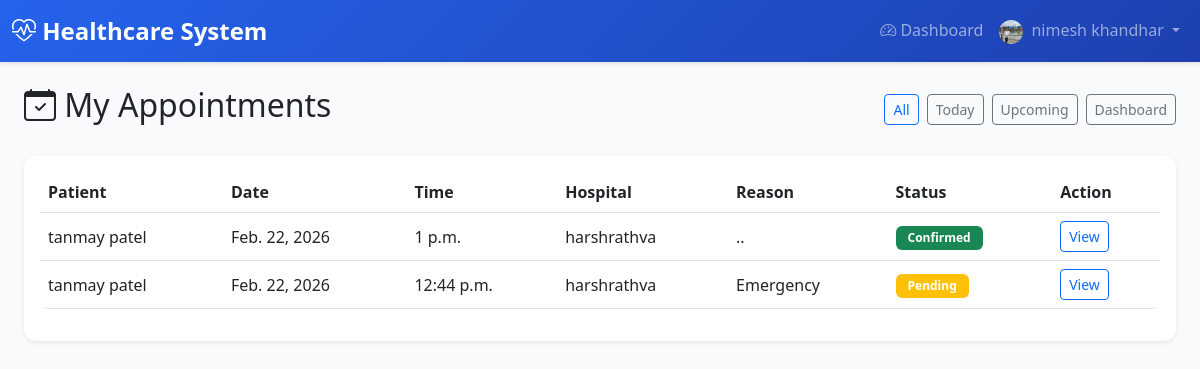
Screenshot of /doctors/dashboard/appointments/ (signed in) with the database file from the repository.
### accounts/models.py (models this page shows, shortened)
class User(AbstractUser):
    email = models.EmailField(unique=True)
    ROLE_CHOICES = [
        ('ADMIN', 'Admin'),
        ('DOCTOR', 'Doctor'),
        ('PATIENT', 'Patient'),
        ('HOSPITAL', 'Hospital'),
        ('HOSPITAL_ADMIN', 'Hospital Admin'),
    ]
    role = models.CharField(max_length=20, choices=ROLE_CHOICES, default='PATIENT')
    is_approved = models.BooleanField(default=False)  # For Doctor and Hospital approval
    phone_number = models.CharField(max_length=15, blank=True)
    address = models.TextField(blank=True)
    profile_picture = models.ImageField(upload_to='user_profiles/', blank=True, null=True)
    created_at = models.DateTimeField(auto_now_add=True)
    updated_at = models.DateTimeField(auto_now=True)
    class Meta:
        db_table = 'users'
        verbose_name = 'User'
        verbose_name_plural = 'Users'

### appointments/models.py (models this page shows, shortened)
class Appointment(models.Model):
    STATUS_CHOICES = [
        ('PENDING', 'Pending'),
        ('CONFIRMED', 'Confirmed'),
        ('CANCELLED', 'Cancelled'),
        ('COMPLETED', 'Completed'),
        ('RESCHEDULED', 'Rescheduled'),
    ]
    patient = models.ForeignKey(
        settings.AUTH_USER_MODEL,
        on_delete=models.CASCADE,
        related_name='patient_appointments',
        limit_choices_to={'role': 'PATIENT'}
    )
    doctor = models.ForeignKey(
        settings.AUTH_USER_MODEL,
        on_delete=models.CASCADE,
        related_name='doctor_appointments',
        limit_choices_to={'role': 'DOCTOR'}
    )
    hospital = models.ForeignKey(
        'hospitals.Hospital',
        on_delete=models.CASCADE,
        related_name='appointments',
        null=True,
        blank=True
    )
    appointment_date = models.DateField()
    appointment_time = models.TimeField()
    status = models.CharField(max_length=20, choices=STATUS_CHOICES, default='PENDING')
    is_emergency = models.BooleanField(default=False)
    reason = models.TextField(help_text="Reason for appointment")
    notes = models.TextField(blank=True, help_text="Additional notes")
    prescription = models.TextField(blank=True, help_text="Prescription details")
    created_at = models.DateTimeField(auto_now_add=True)
    updated_at = models.DateTimeField(auto_now=True)
    class Meta:
        db_table = 'appointments'
        verbose_name = 'Appointment'
        verbose_name_plural = 'Appointments'
        ordering = ['-appointment_date', '-appointment_time']

### hospitals/models.py (models this page shows, shortened)
class Hospital(models.Model):
    user = models.OneToOneField(
        settings.AUTH_USER_MODEL,
        on_delete=models.CASCADE,
        related_name='hospital_profile'
    )
    name = models.CharField(max_length=200)
    registration_number = models.CharField(max_length=50, unique=True)
    address = models.TextField(blank=True)
    city = models.CharField(max_length=100, blank=True)
    state = models.CharField(max_length=100, blank=True)
    zip_code = models.CharField(max_length=10, blank=True)
    phone = models.CharField(max_length=15, blank=True)
    email = models.EmailField(blank=True)
    website = models.URLField(blank=True)
    description = models.TextField(blank=True)
    facilities = models.TextField(blank=True, help_text="Departments - comma separated")
    total_beds = models.PositiveIntegerField(default=0)
    available_beds = models.PositiveIntegerField(default=0)  # Kept for migration; use available_beds_count for dynamic
    logo = models.ImageField(upload_to='hospital_logos/', blank=True, null=True)
    verification_document = models.FileField(upload_to='hospital_verifications/', blank=True, null=True, help_text="Upload registration certificate or license for verification")
    created_at = models.DateTimeField(auto_now_add=True)
    updated_at = models.DateTimeField(auto_now=True)
    class Meta:
        db_table = 'hospitals'
        verbose_name = 'Hospital'
        verbose_name_plural = 'Hospitals'
        ordering = ['name']
    @property
    def available_beds_count(self):
        """Dynamically calculated: total_beds - occupied (do not edit; set total_beds only)"""
        return max(0, self.total_beds - self.occupied_beds_count)
    def get_available_beds_display(self):
        """For admin list_display (avoids property in admin)"""
        return self.available_beds_count
    get_available_beds_display.short_description = 'Available beds'

### doctors/views.py (the view)
# urls.py: path('dashboard/appointments/', views.DoctorAppointmentListView.as_view(), name='doctor_appointment_list'),
class DoctorAppointmentListView(DoctorRequiredMixin, ListView):
    template_name = 'doctors/doctor_appointment_list.html'
    context_object_name = 'appointments'
    paginate_by = 15
    def get_queryset(self):
        today = timezone.now().date()
        qs = Appointment.objects.filter(doctor=self.request.user).select_related('patient', 'hospital').order_by('-appointment_date', '-appointment_time')
        f = self.request.GET.get('filter', '')
        if f == 'today':
            qs = qs.filter(appointment_date=today)
        elif f == 'upcoming':
            qs = qs.filter(appointment_date__gte=today, status__in=['PENDING', 'CONFIRMED'])
        return qs
    def get_context_data(self, **kwargs):
        context = super().get_context_data(**kwargs)
        context['filter'] = self.request.GET.get('filter', '')
        return context

### accounts/mixins.py (called while the page is built)
    def dispatch(self, request, *args, **kwargs):
        if not request.user.is_authenticated:
            return self.handle_no_permission()
        if not request.user.is_active:
            from django.contrib.auth import logout
            logout(request)
            messages.error(request, 'Your account has been blocked. Please contact the administrator.')
            return redirect('accounts:login')
        if request.user.role not in self.allowed_roles:
            messages.error(request, "You don't have permission to access this page.")
            return redirect('accounts:dashboard_redirect')
        return super().dispatch(request, *args, **kwargs)

    def dispatch(self, request, *args, **kwargs):
        result = super().dispatch(request, *args, **kwargs)
        if request.user.is_authenticated and getattr(request.user, 'role', None) != 'DOCTOR':
            messages.error(request, "You don't have permission to access this page.")
            return redirect('accounts:dashboard_redirect')
        if request.user.is_authenticated and not getattr(request.user, 'is_approved', True):
            messages.warning(request, "Your account is pending approval. Please wait for admin approval.")
            return redirect('accounts:dashboard_redirect')
        return result

### templates/doctors/doctor_appointment_list.html (shortened to what this page needs)
{% extends 'base.html' %}
{% block content %}
<div class="container-fluid">
    <div class="d-flex justify-content-between align-items-center mb-4 flex-wrap gap-2">
        <h2><i class="bi bi-calendar-check"></i> My Appointments</h2>
        <div class="d-flex gap-2">
            <a href="{% url 'doctors:doctor_appointment_list' %}" class="btn btn-outline-{% if not filter %}primary{% else %}secondary{% endif %} btn-sm">All</a>
            <a href="{% url 'doctors:doctor_appointment_list' %}?filter=today" class="btn btn-outline-{% if filter == 'today' %}primary{% else %}secondary{% endif %} btn-sm">Today</a>
            <a href="{% url 'doctors:doctor_appointment_list' %}?filter=upcoming" class="btn btn-outline-{% if filter == 'upcoming' %}primary{% else %}secondary{% endif %} btn-sm">Upcoming</a>
            <a href="{% url 'accounts:doctor_dashboard' %}" class="btn btn-outline-secondary btn-sm">Dashboard</a>
        </div>
    </div>
    <div class="card shadow-sm">
        <div class="card-body">
            {% if appointments %}
            <div class="table-responsive">
                <table class="table table-hover align-middle">
                    <thead>
                        <tr>
                            <th>Patient</th>
                            <th>Date</th>
                            <th>Time</th>
                            <th>Hospital</th>
                            <th>Reason</th>
                            <th>Status</th>
                            <th>Action</th>
                        </tr>
                    </thead>
                    <tbody>
                        {% for apt in appointments %}
                        <tr>
                            <td>{{ apt.patient.get_full_name|default:apt.patient.username }}</td>
                            <td>{{ apt.appointment_date }}</td>
                            <td>{{ apt.appointment_time }}</td>
                            <td>{{ apt.hospital.name|default:"—" }}</td>
                            <td>{{ apt.reason|truncatewords:10 }}</td>
                            <td>
                                <span class="badge bg-{% if apt.status == 'CONFIRMED' %}success{% elif apt.status == 'PENDING' %}warning{% elif apt.status == 'COMPLETED' %}info{% else %}secondary{% endif %}">
                                    {{ apt.get_status_display }}
                                </span>
                            </td>
                            <td><a href="{% url 'doctors:doctor_appointment_detail' apt.pk %}" class="btn btn-sm btn-outline-primary">View</a></td>
                        </tr>
                        {% endfor %}
                    </tbody>
                </table>
            </div>
            {% else %}
            <p class="text-muted mb-0">No appointments found.</p>
            {% endif %}
        </div>
    </div>
</div>
{% endblock %}

### templates/base.html (shortened to what this page needs)
<!DOCTYPE html>
<html lang="en">
<head>
    <link href="https://cdn.jsdelivr.net/npm/bootstrap@5.3.0/dist/css/bootstrap.min.css" rel="stylesheet">
    <link rel="stylesheet" href="https://cdn.jsdelivr.net/npm/bootstrap-icons@1.11.0/font/bootstrap-icons.css">
</head>
<body>
    {% if user.is_authenticated %}
    <nav class="navbar navbar-expand-lg navbar-dark">
        <div class="container-fluid">
            <a class="navbar-brand" href="{% url 'accounts:dashboard_redirect' %}">
                <i class="bi bi-heart-pulse"></i> Healthcare System
            </a>
            <div class="collapse navbar-collapse" id="navbarNav">
                <ul class="navbar-nav ms-auto">
                    <li class="nav-item">
                        <a class="nav-link" href="{% url 'accounts:dashboard_redirect' %}">
                            <i class="bi bi-speedometer2"></i> Dashboard
                        </a>
                    </li>
                    <li class="nav-item dropdown">
                        <a class="nav-link dropdown-toggle" href="#" id="navbarDropdown" role="button" data-bs-toggle="dropdown">
                            {% if user.profile_picture %}
                            <img src="{{ user.profile_picture.url }}" alt="Profile" class="rounded-circle me-1" style="width: 24px; height: 24px; object-fit: cover;">
                            {% else %}
                            <i class="bi bi-person-circle"></i>
                            {% endif %}
                            {{ user.get_full_name|default:user.username }}
                        </a>
                    </li>
                </ul>
            </div>
        </div>
    </nav>
    {% endif %}
    <div class="container-fluid mt-4">
        {% block content %}{% endblock %}
    </div>
</body>
</html>

### templates/base.html (style rules this page uses)
:root { --primary-color: #2563eb; --secondary-color: #64748b; --success-color: #10b981; --danger-color: #ef4444; --warning-color: #f59e0b; --info-color: #3b82f6; }
body { font-family: 'Segoe UI', Tahoma, Geneva, Verdana, sans-serif; background-color: #f8fafc; }
.navbar { background: linear-gradient(135deg, var(--primary-color) 0%, #1e40af 100%); box-shadow: 0 2px 4px rgba(0,0,0,0.1); }
.navbar-brand { font-weight: 700; font-size: 1.5rem; }
.card { border: none; border-radius: 12px; box-shadow: 0 2px 8px rgba(0,0,0,0.1); transition: transform 0.2s, box-shadow 0.2s; }
.table { border-radius: 8px; overflow: hidden; }
.badge { padding: 6px 12px; border-radius: 6px; }

### rows the page displays
User: profile_picture (picture), get_full_name "nimesh khandhar"
Appointment: patient.get_full_name "tanmay patel", appointment_date "Feb. 22, 2026", appointment_time "1 p.m.", hospital.name "harshrathva", reason "..", status "Confirmed"
Appointment: patient.get_full_name "tanmay patel", appointment_date "Feb. 22, 2026", appointment_time "12:44 p.m.", hospital.name "harshrathva", reason "Emergency", status "Pending"
